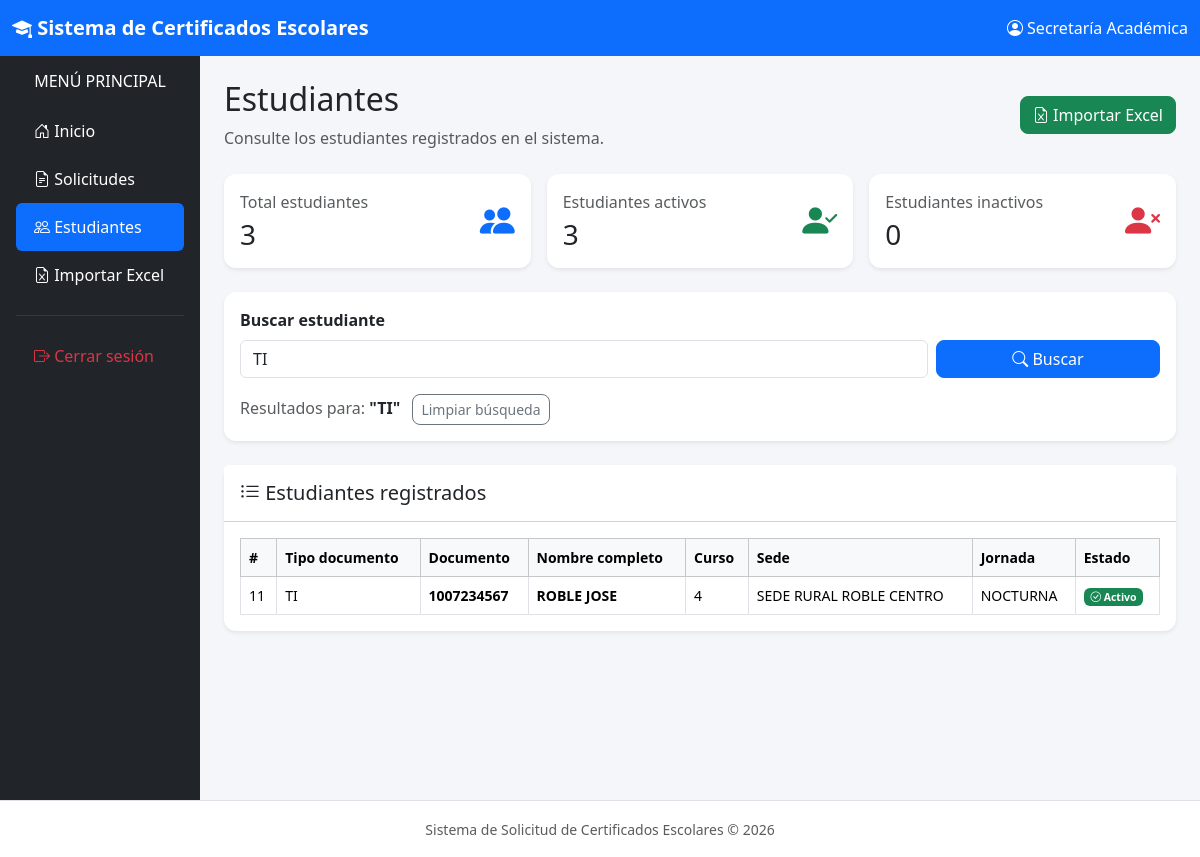
Screenshot of /secretaria/estudiantes.php?buscar=TI (signed in) with the database file from the repository.
### tables this page shows
CREATE TABLE `estudiantes` (
  `id_estudiante` int(11) NOT NULL,
  `tipo_documento` varchar(100) NOT NULL,
  `documento` varchar(20) NOT NULL,
  `nombre_completo` varchar(150) NOT NULL,
  `curso` varchar(20) NOT NULL,
  `sede` varchar(100) NOT NULL,
  `jornada` varchar(100) NOT NULL,
  `estado` enum('ACTIVO','RETIRADO') DEFAULT 'ACTIVO'
);

### secretaria/estudiantes.php (the view, shortened to what the rows shown need)
<?php
require_once "../config/conexion.php";
$busqueda = trim($_GET["buscar"] ?? "");
if ($busqueda !== "") {
    $sql = "SELECT
                id_estudiante,
                tipo_documento,
                documento,
                nombre_completo,
                curso,
                sede,
                jornada,
                estado
            FROM estudiantes
            WHERE tipo_documento LIKE ?
               OR documento LIKE ?
               OR nombre_completo LIKE ?
               OR curso LIKE ?
               OR sede LIKE ?
            ORDER BY nombre_completo ASC";
    $stmt = $conexion->prepare($sql);
    $termino = "%" . $busqueda . "%";
    $stmt->bind_param(
        "sssss",
        $termino,
        $termino,
        $termino,
        $termino,
        $termino
    );
    $stmt->execute();
    $resultado = $stmt->get_result();
}
?>
<!DOCTYPE html>
<html lang="es">
<head>
    <link
        href="https://cdn.jsdelivr.net/npm/bootstrap@5.3.3/dist/css/bootstrap.min.css"
        rel="stylesheet"
    >
    <link
        rel="stylesheet"
        href="https://cdn.jsdelivr.net/npm/bootstrap-icons@1.11.3/font/bootstrap-icons.min.css"
    >
    <link
        rel="stylesheet"
        href="../assets/css/estilos.css"
    >
</head>
<body>
<div class="container-fluid">
    <div class="row">
        <main class="col-md-9 col-lg-10 p-4 contenido">
            <div
                class="d-flex flex-column flex-md-row
                       justify-content-between
                       align-items-md-center
                       mb-4"
            >
                <div>
                    <h2>
                        Estudiantes
                    </h2>
                </div>
            </div>
            <div class="card shadow-sm border-0">
                <div class="card-body">
                    <?php if (
                        $resultado &&
                        $resultado->num_rows > 0
                    ): ?>
                        <div class="table-responsive">
                            <table
                                class="table table-hover
                                       table-bordered
                                       tabla-estudiantes
                                       mb-0"
                            >
                                <thead class="table-light">
                                    <tr>
                                        <th>
                                            #
                                        </th>
                                        <th>
                                            Tipo documento
                                        </th>
                                        <th>
                                            Documento
                                        </th>
                                        <th>
                                            Nombre completo
                                        </th>
                                        <th>
                                            Curso
                                        </th>
                                        <th>
                                            Sede
                                        </th>
                                        <th>
                                            Jornada
                                        </th>
                                        <th>
                                            Estado
                                        </th>
                                    </tr>
                                </thead>
                                <tbody>
                                <?php while (
                                    $estudiante =
                                    $resultado->fetch_assoc()
                                ): ?>
                                    <tr>
                                        <td>
                                            <?php
                                            echo $estudiante[
                                                "id_estudiante"
                                            ];
                                            ?>
                                        </td>
                                        <td>
                                            <?php
                                            echo htmlspecialchars(
                                                $estudiante[
                                                    "tipo_documento"
                                                ]
                                            );
                                            ?>
                                        </td>
                                        <td>
                                            <strong>
                                                <?php
                                                echo htmlspecialchars(
                                                    $estudiante[
                                                        "documento"
                                                    ]
                                                );
                                                ?>
                                            </strong>
                                        </td>
                                        <td>
                                            <span
                                                class="nombre-estudiante"
                                            >
                                                <?php
                                                echo htmlspecialchars(
                                                    $estudiante[
                                                        "nombre_completo"
                                                    ]
                                                );
                                                ?>
                                            </span>
                                        </td>
                                        <td>
                                            <?php
                                            echo htmlspecialchars(
                                                $estudiante[
                                                    "curso"
                                                ]
                                            );
                                            ?>
                                        </td>
                                        <td>
                                            <?php
                                            echo htmlspecialchars(
                                                $estudiante[
                                                    "sede"
                                                ]
                                            );
                                            ?>
                                        </td>
                                        <td>
                                            <?php
                                            echo htmlspecialchars(
                                                $estudiante[
                                                    "jornada"
                                                ]
                                            );
                                            ?>
                                        </td>
                                        <td>
                                            <?php
                                            if (
                                                $estudiante[
                                                    "estado"
                                                ] === "ACTIVO"
                                            ):
                                            ?>
                                                <span
                                                    class="badge bg-success"
                                                >
                                                    <i
                                                        class="bi bi-check-circle"
                                                    ></i>
                                                    Activo
                                                </span>
                                            <?php endif; ?>
                                        </td>
                                    </tr>
                                <?php endwhile; ?>
                                </tbody>
                            </table>
                        </div>
                    <?php endif; ?>
                </div>
            </div>
        </main>
    </div>
</div>
</body>
</html>

### rows the page displays
estudiantes: id_estudiante "11", tipo_documento "TI", documento "1007234567", nombre_completo "ROBLE JOSE", curso "4", sede "SEDE RURAL ROBLE CENTRO", jornada "NOCTURNA", estado "ACTIVO" (drawn)

### other values shown
$_SESSION["usuario_nombre"] "Secretaría Académica"
$total_estudiantes "3"
$total_activos "3"
$total_inactivos "0"
$busqueda "TI"
